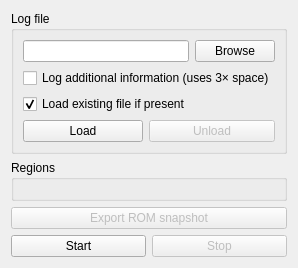
<?xml version="1.0" encoding="UTF-8"?>
<ui version="4.0">
 <class>QGBA::MemoryAccessLogView</class>
 <widget class="QWidget" name="QGBA::MemoryAccessLogView">
  <property name="geometry">
   <rect>
    <x>0</x>
    <y>0</y>
    <width>311</width>
    <height>387</height>
   </rect>
  </property>
  <property name="windowTitle">
   <string>Memory access logging</string>
  </property>
  <layout class="QGridLayout" name="gridLayout">
   <property name="sizeConstraint">
    <enum>QLayout::SetFixedSize</enum>
   </property>
   <item row="0" column="0" colspan="2">
    <widget class="QGroupBox" name="groupBox">
     <property name="title">
      <string>Log file</string>
     </property>
     <layout class="QGridLayout" name="gridLayout_2" columnstretch="3,1,2">
      <item row="0" column="0" colspan="2">
       <widget class="QLineEdit" name="filename"/>
      </item>
      <item row="0" column="2">
       <widget class="QPushButton" name="browse">
        <property name="text">
         <string>Browse</string>
        </property>
       </widget>
      </item>
      <item row="1" column="0" colspan="3">
       <widget class="QCheckBox" name="logExtra">
        <property name="text">
         <string>Log additional information (uses 3× space)</string>
        </property>
       </widget>
      </item>
      <item row="2" column="0" colspan="3">
       <widget class="QCheckBox" name="loadExisting">
        <property name="text">
         <string>Load existing file if present</string>
        </property>
        <property name="checked">
         <bool>true</bool>
        </property>
       </widget>
      </item>
      <item row="3" column="0">
       <widget class="QPushButton" name="load">
        <property name="text">
         <string>Load</string>
        </property>
       </widget>
      </item>
      <item row="3" column="1" colspan="2">
       <widget class="QPushButton" name="unload">
        <property name="enabled">
         <bool>false</bool>
        </property>
        <property name="text">
         <string>Unload</string>
        </property>
       </widget>
      </item>
     </layout>
    </widget>
   </item>
   <item row="1" column="0" colspan="2">
    <widget class="QGroupBox" name="regionBox">
     <property name="title">
      <string>Regions</string>
     </property>
     <layout class="QVBoxLayout" name="verticalLayout"/>
    </widget>
   </item>
   <item row="2" column="0" colspan="2">
    <widget class="QPushButton" name="exportButton">
     <property name="enabled">
      <bool>false</bool>
     </property>
     <property name="text">
      <string>Export ROM snapshot</string>
     </property>
    </widget>
   </item>
   <item row="3" column="0">
    <widget class="QPushButton" name="start">
     <property name="text">
      <string>Start</string>
     </property>
    </widget>
   </item>
   <item row="3" column="1">
    <widget class="QPushButton" name="stop">
     <property name="enabled">
      <bool>false</bool>
     </property>
     <property name="text">
      <string>Stop</string>
     </property>
    </widget>
   </item>
  </layout>
 </widget>
 <resources/>
 <connections>
  <connection>
   <sender>start</sender>
   <signal>clicked()</signal>
   <receiver>QGBA::MemoryAccessLogView</receiver>
   <slot>start()</slot>
   <hints>
    <hint type="sourcelabel">
     <x>97</x>
     <y>357</y>
    </hint>
    <hint type="destinationlabel">
     <x>192</x>
     <y>189</y>
    </hint>
   </hints>
  </connection>
  <connection>
   <sender>stop</sender>
   <signal>clicked()</signal>
   <receiver>QGBA::MemoryAccessLogView</receiver>
   <slot>stop()</slot>
   <hints>
    <hint type="sourcelabel">
     <x>287</x>
     <y>357</y>
    </hint>
    <hint type="destinationlabel">
     <x>192</x>
     <y>189</y>
    </hint>
   </hints>
  </connection>
  <connection>
   <sender>load</sender>
   <signal>clicked()</signal>
   <receiver>QGBA::MemoryAccessLogView</receiver>
   <slot>load()</slot>
   <hints>
    <hint type="sourcelabel">
     <x>81</x>
     <y>152</y>
    </hint>
    <hint type="destinationlabel">
     <x>192</x>
     <y>189</y>
    </hint>
   </hints>
  </connection>
  <connection>
   <sender>unload</sender>
   <signal>clicked()</signal>
   <receiver>QGBA::MemoryAccessLogView</receiver>
   <slot>unload()</slot>
   <hints>
    <hint type="sourcelabel">
     <x>226</x>
     <y>152</y>
    </hint>
    <hint type="destinationlabel">
     <x>192</x>
     <y>189</y>
    </hint>
   </hints>
  </connection>
 </connections>
 <slots>
  <slot>start()</slot>
  <slot>stop()</slot>
  <slot>load()</slot>
  <slot>unload()</slot>
 </slots>
</ui>
